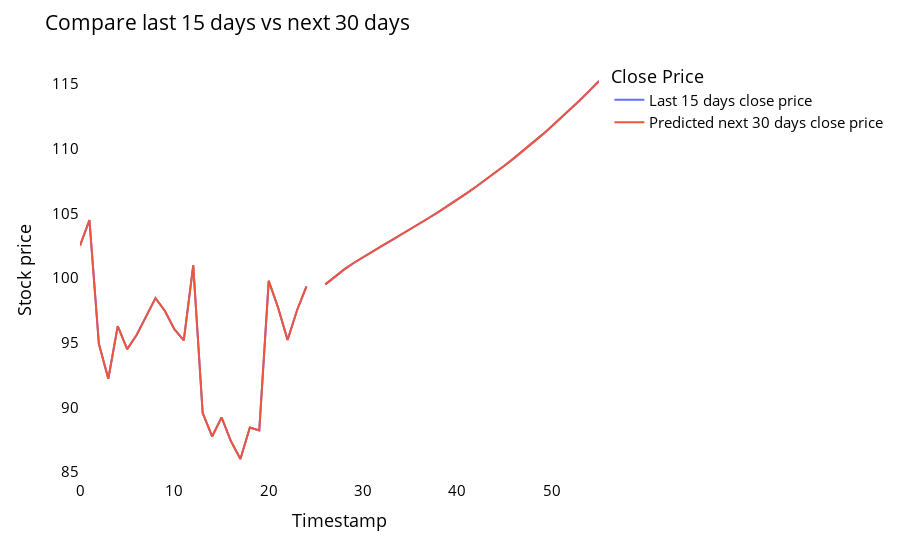

This figure's notebook cell:
### Code cell
temp_mat = np.empty((len(last_days)+pred_days+1,1))
temp_mat[:] = np.nan
temp_mat = temp_mat.reshape(1,-1).tolist()[0]

last_original_days_value = temp_mat
next_predicted_days_value = temp_mat

last_original_days_value[0:time_step+1] = scaler.inverse_transform(closedf[len(closedf)-time_step:]).reshape(1,-1).tolist()[0]
next_predicted_days_value[time_step+1:] = scaler.inverse_transform(np.array(lst_output).reshape(-1,1)).reshape(1,-1).tolist()[0]

new_pred_plot = pd.DataFrame({
    'last_original_days_value':last_original_days_value,
    'next_predicted_days_value':next_predicted_days_value
})

names = cycle(['Last 15 days close price','Predicted next 30 days close price'])

fig = px.line(new_pred_plot,x=new_pred_plot.index, y=[new_pred_plot['last_original_days_value'],
                                                      new_pred_plot['next_predicted_days_value']],
              labels={'value': 'Stock price','index': 'Timestamp'})
fig.update_layout(title_text='Compare last 15 days vs next 30 days',
                  plot_bgcolor='white', font_size=15, font_color='black',legend_title_text='Close Price')

fig.for_each_trace(lambda t:  t.update(name = next(names)))
fig.update_xaxes(showgrid=False)
fig.update_yaxes(showgrid=False)
fig.show()

### Figure 1 — Plotly figure (JSON) as saved in the notebook; plotly's stock layout.template omitted (floating-point values rounded to 4 significant figures)
{"data": [{"hovertemplate": "variable=last_original_days_value<br>Timestamp=%{x}<br>Stock price=%{y}<extra></extra>", "legendgroup": "last_original_days_value", "line": {"color": "#636efa", "dash": "solid"}, "marker": {"symbol": "circle"}, "mode": "lines", "name": "Last 15 days close price", "orientation": "v", "showlegend": true, "type": "scatter", "x": [0, 1, 2, 3, 4, 5, 6, 7, 8, 9, 10, 11, 12, 13, 14, 15, 16, 17, 18, 19, 20, 21, 22, 23, 24, 25, 26, 27, 28, 29, 30, 31, 32, 33, 34, 35, 36, 37, 38, 39, 40, 41, 42, 43, 44, 45, 46, 47, 48, 49, 50, 51, 52, 53, 54, 55], "xaxis": "x", "y": [102.5, 104.5, 94.93, 92.22, 96.29, 94.51, 95.6, 97.05, 98.46, 97.46, 96.05, 95.19, 101.0, 89.58, 87.76, 89.23, 87.39, 86.02, 88.45, 88.23, 99.79, 97.7, 95.22, 97.52, 99.37, null, 99.52, 100.1, 100.7, 101.2, 101.6, 102.1, 102.5, 102.9, 103.3, 103.8, 104.2, 104.7, 105.1, 105.6, 106.1, 106.6, 107.1, 107.6, 108.1, 108.7, 109.3, 109.9, 110.5, 111.1, 111.7, 112.4, 113.1, 113.8, 114.5, 115.2], "yaxis": "y"}, {"hovertemplate": "variable=next_predicted_days_value<br>Timestamp=%{x}<br>Stock price=%{y}<extra></extra>", "legendgroup": "next_predicted_days_value", "line": {"color": "#EF553B", "dash": "solid"}, "marker": {"symbol": "circle"}, "mode": "lines", "name": "Predicted next 30 days close price", "orientation": "v", "showlegend": true, "type": "scatter", "x": [0, 1, 2, 3, 4, 5, 6, 7, 8, 9, 10, 11, 12, 13, 14, 15, 16, 17, 18, 19, 20, 21, 22, 23, 24, 25, 26, 27, 28, 29, 30, 31, 32, 33, 34, 35, 36, 37, 38, 39, 40, 41, 42, 43, 44, 45, 46, 47, 48, 49, 50, 51, 52, 53, 54, 55], "xaxis": "x", "y": [102.5, 104.5, 94.93, 92.22, 96.29, 94.51, 95.6, 97.05, 98.46, 97.46, 96.05, 95.19, 101.0, 89.58, 87.76, 89.23, 87.39, 86.02, 88.45, 88.23, 99.79, 97.7, 95.22, 97.52, 99.37, null, 99.52, 100.1, 100.7, 101.2, 101.6, 102.1, 102.5, 102.9, 103.3, 103.8, 104.2, 104.7, 105.1, 105.6, 106.1, 106.6, 107.1, 107.6, 108.1, 108.7, 109.3, 109.9, 110.5, 111.1, 111.7, 112.4, 113.1, 113.8, 114.5, 115.2], "yaxis": "y"}], "layout": {"font": {"color": "black", "size": 15}, "legend": {"title": {"text": "Close Price"}, "tracegroupgap": 0}, "margin": {"t": 60}, "plot_bgcolor": "white", "title": {"text": "Compare last 15 days vs next 30 days"}, "xaxis": {"anchor": "y", "domain": [0, 1], "showgrid": false, "title": {"text": "Timestamp"}}, "yaxis": {"anchor": "x", "domain": [0, 1], "showgrid": false, "title": {"text": "Stock price"}}}}
